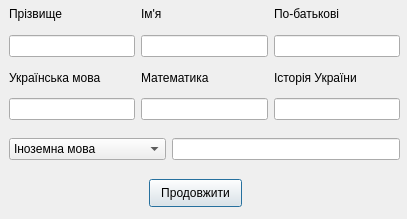
<?xml version="1.0" encoding="UTF-8"?>
<ui version="4.0">
 <class>Dialog</class>
 <widget class="QDialog" name="Dialog">
  <property name="geometry">
   <rect>
    <x>0</x>
    <y>0</y>
    <width>407</width>
    <height>219</height>
   </rect>
  </property>
  <property name="windowTitle">
   <string>Dialog</string>
  </property>
  <widget class="QWidget" name="widget" native="true">
   <property name="geometry">
    <rect>
     <x>-1</x>
     <y>-1</y>
     <width>401</width>
     <height>301</height>
    </rect>
   </property>
   <widget class="QWidget" name="gridLayoutWidget">
    <property name="geometry">
     <rect>
      <x>10</x>
      <y>0</y>
      <width>391</width>
      <height>121</height>
     </rect>
    </property>
    <layout class="QGridLayout" name="gridLayout">
     <item row="2" column="3">
      <widget class="QLabel" name="label_6">
       <property name="text">
        <string>Історія України</string>
       </property>
      </widget>
     </item>
     <item row="1" column="1">
      <widget class="QLineEdit" name="surname"/>
     </item>
     <item row="0" column="3">
      <widget class="QLabel" name="label_3">
       <property name="text">
        <string>По-батькові</string>
       </property>
      </widget>
     </item>
     <item row="3" column="2">
      <widget class="QLineEdit" name="math"/>
     </item>
     <item row="3" column="1">
      <widget class="QLineEdit" name="ukrainian"/>
     </item>
     <item row="3" column="3">
      <widget class="QLineEdit" name="history"/>
     </item>
     <item row="2" column="2">
      <widget class="QLabel" name="label_5">
       <property name="text">
        <string>Математика</string>
       </property>
      </widget>
     </item>
     <item row="1" column="3">
      <widget class="QLineEdit" name="middle_name"/>
     </item>
     <item row="2" column="1">
      <widget class="QLabel" name="label_4">
       <property name="text">
        <string>Українська мова</string>
       </property>
      </widget>
     </item>
     <item row="0" column="2">
      <widget class="QLabel" name="label_2">
       <property name="text">
        <string>Ім'я</string>
       </property>
      </widget>
     </item>
     <item row="0" column="1">
      <widget class="QLabel" name="label">
       <property name="text">
        <string>Прізвище</string>
       </property>
      </widget>
     </item>
     <item row="1" column="2">
      <widget class="QLineEdit" name="name"/>
     </item>
    </layout>
   </widget>
   <widget class="QWidget" name="horizontalLayoutWidget">
    <property name="geometry">
     <rect>
      <x>10</x>
      <y>120</y>
      <width>391</width>
      <height>61</height>
     </rect>
    </property>
    <layout class="QHBoxLayout" name="horizontalLayout_2">
     <item>
      <widget class="QComboBox" name="comboBox">
       <property name="enabled">
        <bool>true</bool>
       </property>
       <item>
        <property name="text">
         <string>Іноземна мова</string>
        </property>
       </item>
       <item>
        <property name="text">
         <string>Біологія</string>
        </property>
       </item>
       <item>
        <property name="text">
         <string>Фізика</string>
        </property>
       </item>
       <item>
        <property name="text">
         <string>Хімія</string>
        </property>
       </item>
       <item>
        <property name="text">
         <string>Українська література</string>
        </property>
       </item>
       <item>
        <property name="text">
         <string>Географія</string>
        </property>
       </item>
       <item>
        <property name="text">
         <string>Творчий конкурс</string>
        </property>
       </item>
      </widget>
     </item>
     <item>
      <widget class="QLineEdit" name="optional_subject"/>
     </item>
    </layout>
   </widget>
   <widget class="QPushButton" name="pushButton">
    <property name="geometry">
     <rect>
      <x>150</x>
      <y>180</y>
      <width>93</width>
      <height>28</height>
     </rect>
    </property>
    <property name="text">
     <string>Продовжити</string>
    </property>
   </widget>
  </widget>
 </widget>
 <resources/>
 <connections/>
</ui>
